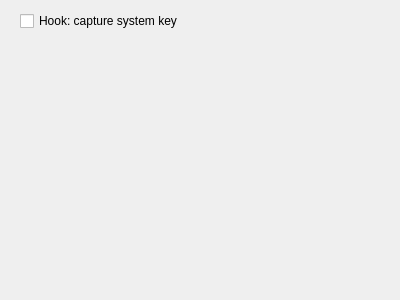
<?xml version="1.0" encoding="UTF-8"?>
<ui version="4.0">
 <class>CFrmParameterViewer</class>
 <widget class="QWidget" name="CFrmParameterViewer">
  <property name="geometry">
   <rect>
    <x>0</x>
    <y>0</y>
    <width>400</width>
    <height>300</height>
   </rect>
  </property>
  <property name="windowTitle">
   <string>Viewer</string>
  </property>
  <widget class="QCheckBox" name="cbHookKeyboard">
   <property name="geometry">
    <rect>
     <x>20</x>
     <y>10</y>
     <width>191</width>
     <height>22</height>
    </rect>
   </property>
   <property name="text">
    <string>Hook: capture system key</string>
   </property>
  </widget>
 </widget>
 <resources/>
 <connections/>
</ui>
